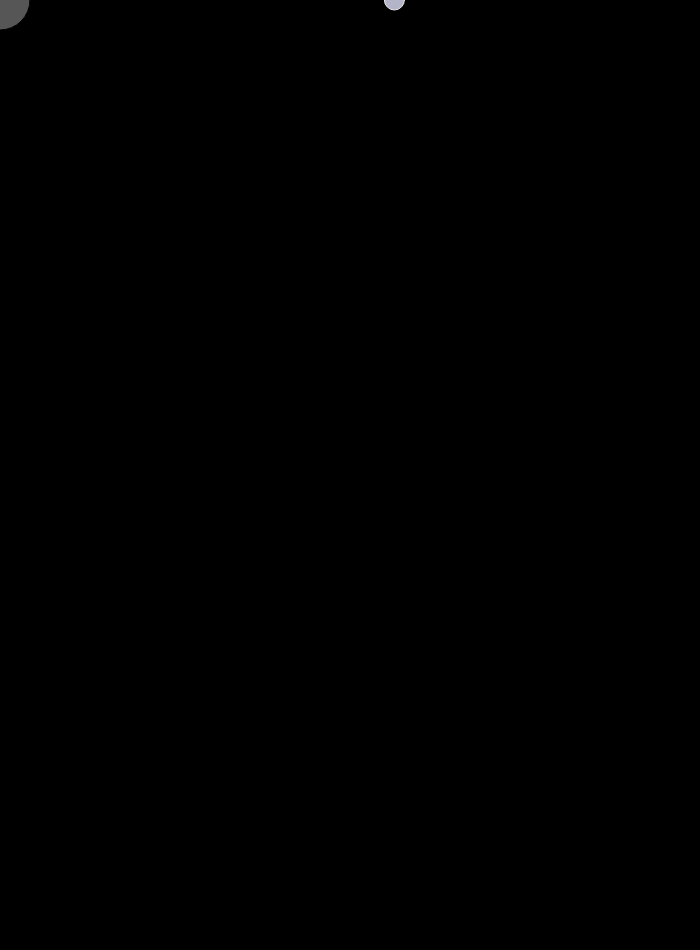
Frame 1 (no input)
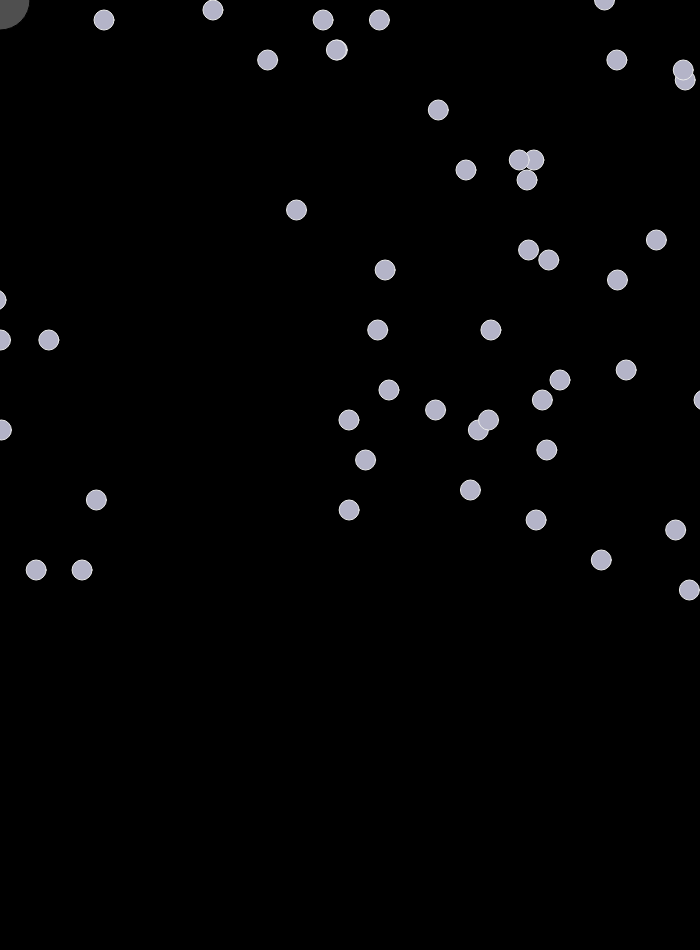
Frame 60 (no input)
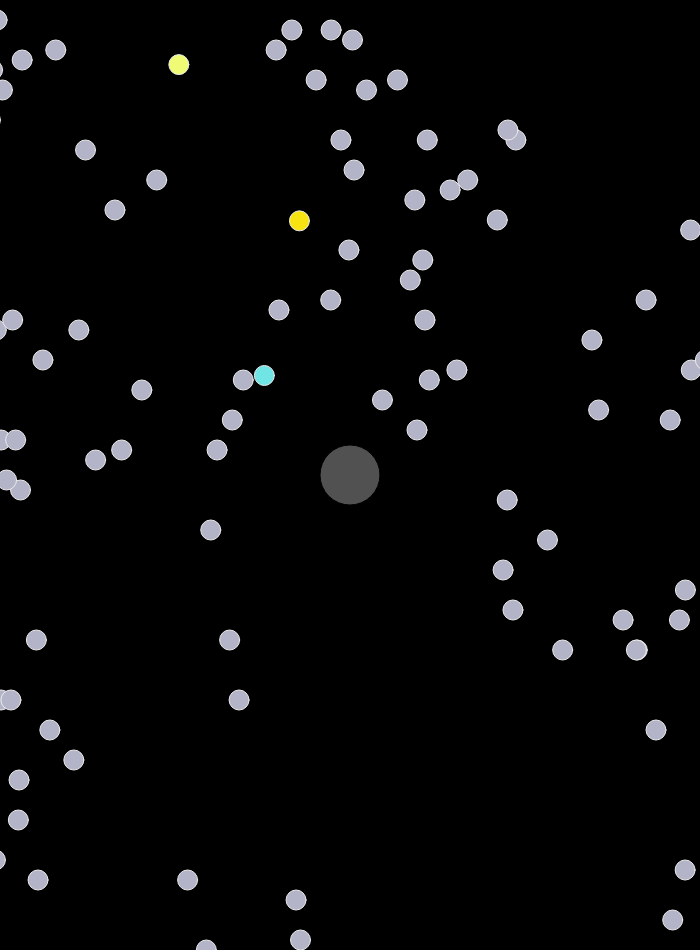
Frame 120 (the mouse pressed at the canvas centre since frame 60)

The p5.js sketch that drew these frames (run headless with seeded random() and noise() and a simulated clock; from frame 60 on, the mouse is pressed at the canvas centre):

// p5.js sketch
// ── sketch.js
//Declare a global array and effector object.
let rain = [];
let slappy;

//Lay down our canvas, hides our cursor, and set framerate.
function setup() {
  createCanvas(700, 950);
  frameRate(30);
  noCursor();
}
//Make witht he pretty.  Since we want to erase every frame, most of our action
//is in draw.
function draw() {
  background(0);
  //Call for a single slappy item of the Pusher class to be drawn at the mouse's
  //location and using the specifications of slapp.js' Pusher display function.
  slappy = new Pusher();
  slappy.pX = mouseX;
  slappy.pY = mouseY;
  slappy.display();
  //Summon some rain into our array using the Raindrops object in rain.js.
  for (let i = 0; i < 2; i++) {
      rain.push(new Raindrops() );
  }
  //Our interaction code.  If any single element of the rain array gets close to
  //slappy, they get pushed away in the opposite direction with a color change.
  //Does double duty as our rain display, motion, and cutting functions.
  for (let i = 0; i < rain.length; i++) {
    let d = dist(rain[i].pX, rain[i].pY, slappy.pX, slappy.pY);
    let r = rain[i].rR + slappy.rR;
    if (d < r) {
      rain[i].mX *= random(-2, -0.5);
      rain[i].mY *= random(-2, -0.5);
      rain[i].c = color(random(255), random(255), random(255));
    }
    rain[i].frame();
  }
}

// ── rain.js
//The class used to make our rain.
class Raindrops {
    constructor() {
      this.pX = random(-600, 720);
      this.pY = -10;
      this.rR = 20;
      this.mX = 5;
      this.mY = 10;
      this.c = color(180,180,200);
    }
    //Calls three seperate functions.  One to dictate motion, one to draw and
    //one to splice.
    frame() {
      this.motion();
      this.cutter();
      this.display();
    }
    //More spheres
    display() {
      push();
      translate(this.pX, this.pY);
      strokeWeight(1);
      stroke(235);
      fill(this.c);
      ellipse(0, 0, this.rR);
      pop();
    }
    //A nice slanted motion that also gives us some variables to play with.
    motion() {
      this.pX += this.mX;
      this.pY += this.mY;
    }
    //Basic splicer.  If the rain gets out of bounds, we cut it out of the array.
    //Saves memory and keeps the array uncluttered.
    cutter() {
    if (this.pY > 955 || this.pX > 710 || this.pY < -10 || this.px < -10) {
      let index = rain.indexOf(this);
      rain.splice(index, 1);
    }
  }
}

// ── slappy.js
//The class we use to create slappy.
class Pusher {
    //It's a ball...
    constructor() {
      this.pX = 100;
      this.pY = 200;
      this.rR = 60;
    }
    //... with a random alpha.  No motion controls since it is controlled by the
    //mouse.
    display() {
      push();
      translate(this.pX, this.pY);
      fill(color(255, 255, 255, (random(120))));
      ellipse(0, 0, this.rR);
      pop();
    }
  }
